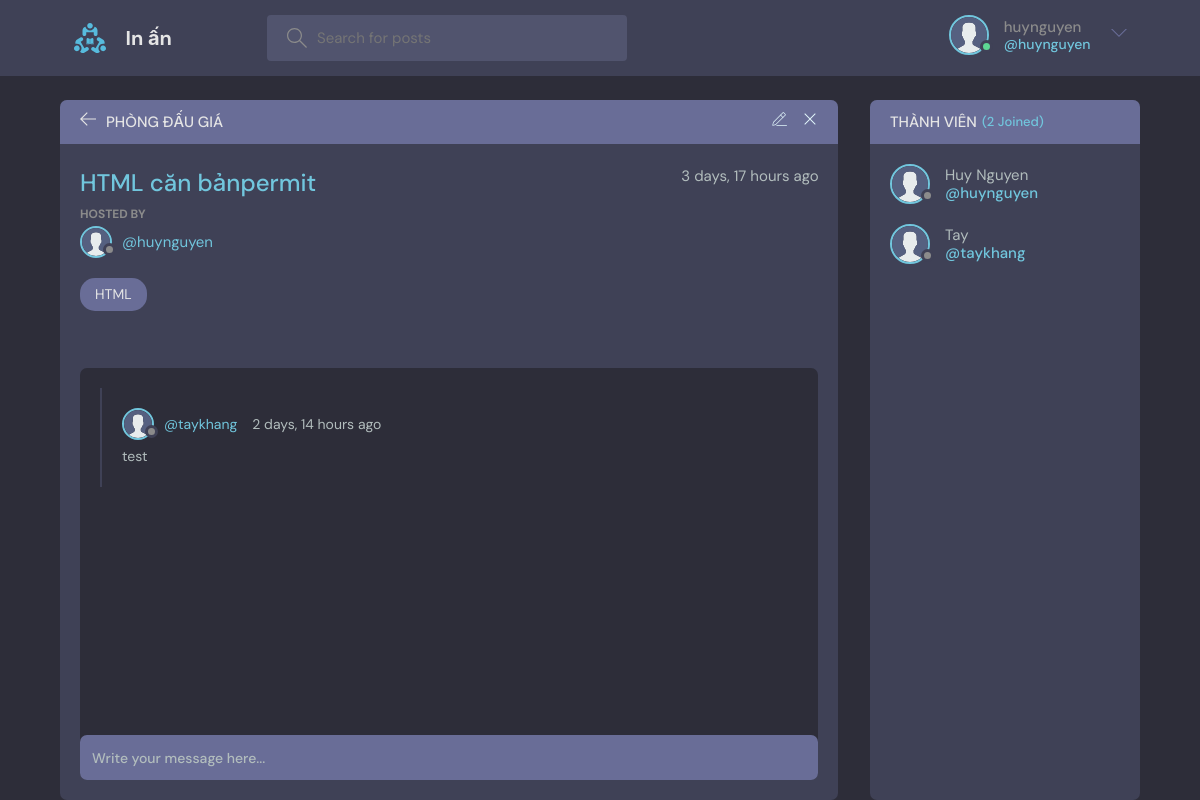
/room/1/ (signed in), run on the app's committed database.
### base/models.py (models this page shows, shortened)
class User(AbstractUser):
    name = models.CharField(max_length=200, null=True)
    email = models.EmailField(unique=True, null=True)
    bio = models.TextField(null=True)
    avatar = models.ImageField(null=True, default="avatar.svg")
    USERNAME_FIELD = 'email'
    REQUIRED_FIELDS = []

class Room(models.Model):
    host = models.ForeignKey(User, on_delete=models.SET_NULL, null=True)
    topic = models.ForeignKey(Topic, on_delete=models.SET_NULL, null=True)
    name = models.CharField(max_length=200)
    description = HTMLField(null=True, blank=True)
    participants = models.ManyToManyField(
        User, related_name='participants', blank=True)
    updated = models.DateTimeField(auto_now=True)
    created = models.DateTimeField(auto_now_add=True)
    class Meta:
        ordering = ['-updated', '-created']

class Topic(models.Model):
    name = models.CharField(max_length=200)
    def __str__(self):
        return self.name

class Message(models.Model):
    user = models.ForeignKey(User, on_delete=models.CASCADE)
    room = models.ForeignKey(Room, on_delete=models.CASCADE)
    body = models.TextField()
    updated = models.DateTimeField(auto_now=True)
    created = models.DateTimeField(auto_now_add=True)
    class Meta:
        ordering = ['-updated', '-created']

### base/views.py (the view, shortened to what this page needs)
# urls.py: path('room/<str:pk>/', views.room, name="room"),
def room(request, pk):
    room = Room.objects.get(id=pk)
    room_messages = room.message_set.all()
    participants = room.participants.all()
    participantsUser=[]
    for userPa in participants:
        participantsUser.append(userPa.username)
        print((participantsUser))
    if request.user.username not in participantsUser and request.user.username != room.host.username :
        print("ton tai")
        context = { 'message':'Bạn không có quyền trong phòng này','permit':'notpermit'}
        return render(request, 'base/room.html', context)
    context = {'room': room, 'room_messages': room_messages,
               'participants': participants, 'message':"Bạn không có quyền trong phòng này",'permit':"permit"}
    return render(request, 'base/room.html', context)

### base/templates/base/room.html (shortened to what this page needs)
{% extends 'main.html' %}
{% block content %}
<main class="profile-page layout layout--2">
  <div class="container">
    {% if permit  != "notpermit" %}
    <div class="room">
      <div class="room__top">
        <div class="room__topLeft">
          <a href="{% url 'home' %}">
            <svg version="1.1" xmlns="http://www.w3.org/2000/svg" width="32" height="32" viewBox="0 0 32 32">
              <title>arrow-left</title>
              <path
                d="M13.723 2.286l-13.723 13.714 13.719 13.714 1.616-1.611-10.96-10.96h27.625v-2.286h-27.625l10.965-10.965-1.616-1.607z">
              </path>
            </svg>
          </a>
          <h3>Phòng đấu giá</h3>
        </div>
        {% if room.host == request.user %}
        <div class="room__topRight">
          <a href="{% url 'update-room' room.id %}">
          </a>
          <a href="{% url 'delete-room' room.id %}">
            <svg version="1.1" xmlns="http://www.w3.org/2000/svg" width="32" height="32" viewBox="0 0 32 32">
              <title>remove</title>
              <path
                d="M27.314 6.019l-1.333-1.333-9.98 9.981-9.981-9.981-1.333 1.333 9.981 9.981-9.981 9.98 1.333 1.333 9.981-9.98 9.98 9.98 1.333-1.333-9.98-9.98 9.98-9.981z">
              </path>
            </svg>
          </a>
        </div>
        {% endif %}
      </div>
      <div class="room__box scroll">
        <div class="room__header scroll">
          <div class="room__info">
            <h3>{{room.name}}{{permit}} </h3>
            <span>{{room.created|timesince}} ago</span>
          </div>
          <div class="room__hosted">
            <p>Hosted By</p>
            <a href="{% url 'user-profile' room.host.id %}" class="room__author">
              <div class="avatar avatar--small">
                <img src="{{room.host.avatar.url}}" />
              </div>
              <span>@{{room.host.username}}</span>
            </a>
          </div>
          <span class="room__topics">{{room.topic}}</span>
        </div>
        <div class="room__conversation">
          <div class="threads scroll">
            {% for message in room_messages %}
            <div class="thread">
              <div class="thread__top">
                <div class="thread__author">
                  <a href="{% url 'user-profile' message.user.id %}" class="thread__authorInfo">
                    <div class="avatar avatar--small">
                      <img src="{{message.user.avatar.url}}" />
                    </div>
                    <span>@{{message.user.username}}</span>
                  </a>
                  <span class="thread__date">{{message.created|timesince}} ago</span>
                </div>
              </div>
              <div class="thread__details">
                {{message.body}}
              </div>
            </div>
            {% endfor %}
          </div>
        </div>
      </div>
      <div class="room__message">
        <form action="" method="POST">
          <input name="body" placeholder="Write your message here..." />
        </form>
      </div>
    </div>
    <div class="participants">
      <h3 class="participants__top">Thành viên <span>({{participants.count}} Joined)</span></h3>
      <div class="participants__list scroll">
        {% for user in participants %}
        <a href="{%  url 'user-profile' user.id %}" class="participant">
          <div class="avatar avatar--medium">
            <img src="{{user.avatar.url}}" />
          </div>
          <p>
            {{user.name}}
            <span>@{{user.username}}</span>
          </p>
        </a>
        {% endfor %}
      </div>
    </div>
    {% endif %}
  </div>
</main>
{% endblock content %}

### templates/navbar.html (shortened to what this page needs)
{% load static %}
<header class="header header--loggedIn">
    <div class="container">
        <a href="{% url 'home' %}" class="header__logo">
            <img src="{% static 'images/logo.svg' %}" />
            <h1>In ấn</h1>
        </a>
        <form class="header__search" method="GET" action="{% url 'home' %}">
            <label>
                <input name="q" placeholder="Search for posts" />
            </label>
        </form>
        <nav class="header__menu">
            {% if request.user.is_authenticated %}
            <div class="header__user">
                <a href="{% url 'update-user' %}">
                    <div class="avatar avatar--medium active">
                        <img src="{{request.user.avatar.url}}" />
                    </div>
                    <p>{{request.user.username}} <span>@{{request.user.username}}</span></p>
                </a>
                <button class="dropdown-button">
                    <svg version="1.1" xmlns="http://www.w3.org/2000/svg" width="32" height="32" viewBox="0 0 32 32">
                        <title>chevron-down</title>
                        <path d="M16 21l-13-13h-3l16 16 16-16h-3l-13 13z"></path>
                    </svg>
                </button>
            </div>
            {% else %}
            <a href="{% url 'login' %}">
                <img src="{% static 'images/avatar.svg' %}" />
                <p>Login</p>
            </a>
            {% endif %}
        </nav>
    </div>
</header>

### data on the page
User: user.avatar (placeholder picture), user.username "huynguyen", avatar (placeholder picture), name "Huy Nguyen", username "huynguyen"
Room: name "HTML căn bản", created "3 days, 17 hours", host.avatar (placeholder picture), host.username "huynguyen", topic "HTML"
Message: user.avatar (placeholder picture), user.username "taykhang", created "2 days, 14 hours", body "test"
User: avatar (placeholder picture), name "Tay", username "taykhang"

### other printed values
{{ permit }} "permit"
{{ participants.count }} "2"
